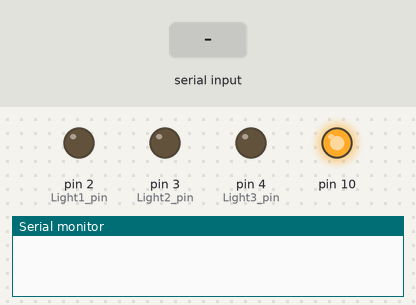
This sketch was run on a simulated Arduino Uno, built with avr-gcc and run on an emulated ATmega328P. Shown: output pins drawn as LEDs (lit = HIGH), the last lines printed to the serial monitor. Inputs (shaded band) come from the test bench.

Above: at 1.2 s.
1.3 s: "1" received over Serial
At 2.5 s:
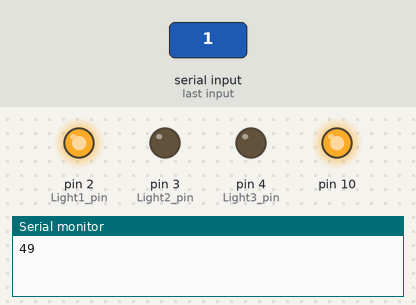
2.8 s: "3" received over Serial
At 3.9 s:
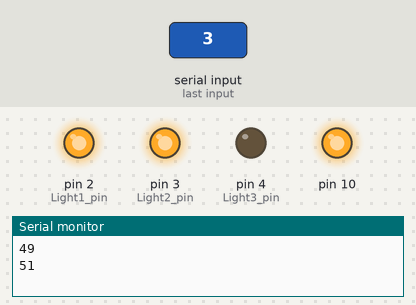
4.3 s: "2" received over Serial
At 5.0 s:
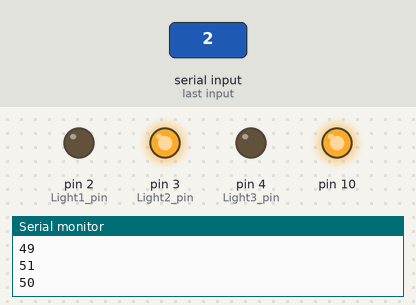
5.8 s: "5" received over Serial
At 6.2 s:
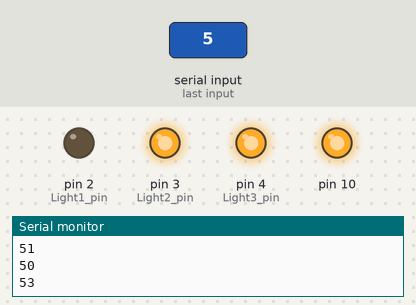
7.3 s: "4" received over Serial
At 8.5 s:
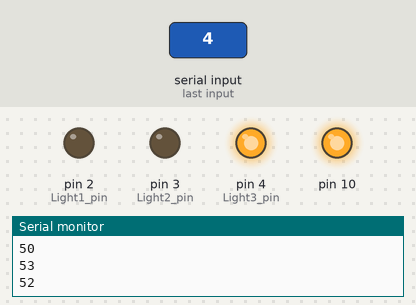
8.8 s: "6" received over Serial
At 9.7 s:
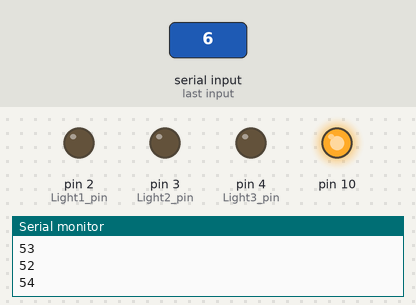
Timing chart, 0 to 11.3 s (numbered marks = the images above; inputs shaded):
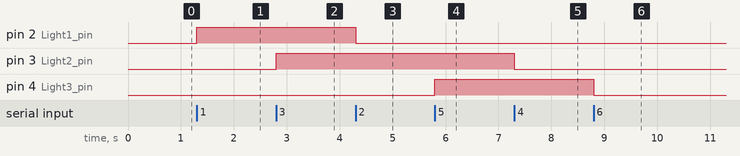

Measured:
- after the input at 1.3 s, pin 2 (Light1_pin): LOW → HIGH at once
- after the input at 2.8 s, pin 3 (Light2_pin): LOW → HIGH at once
- after the input at 4.3 s, pin 2 (Light1_pin): HIGH → LOW at once
- after the input at 5.8 s, pin 4 (Light3_pin): LOW → HIGH at once
- after the input at 7.3 s, pin 3 (Light2_pin): HIGH → LOW at once
- after the input at 8.8 s, pin 4 (Light3_pin): HIGH → LOW at once

The sketch:

BT_homeA.ino
```cpp
int val;

void setup()
{
  Serial.begin(38400);//Change the baud rate value depending on the default baud rate of your bluetooth module

  pinMode(2, OUTPUT);//Light1 pin
  pinMode(3, OUTPUT);//Light2 pin
  pinMode(4, OUTPUT);//Light3 pin
  pinMode(10, OUTPUT);
  digitalWrite(10, HIGH);
}

void loop()
{
  if (Serial.available())
  {

    val = Serial.read();
    Serial.println((val));//Display received value on Serial Monitor

    if (val == 49) //Turn Light1 ON
      digitalWrite(2, HIGH);

    else if (val==50)//Turn Light1 OFF
            digitalWrite(2,LOW);

     if(val==51)//Turn Light2 ON
      digitalWrite(3,HIGH);

      else if(val==52)//Turn Light2 OFFz.k
         digitalWrite(3,LOW);

      if(val==53)//Turn Light3 ON
      digitalWrite(4,HIGH);

      else if(val==54)//Turn Light3 OFF
          digitalWrite(4,LOW);

  }
}
```
